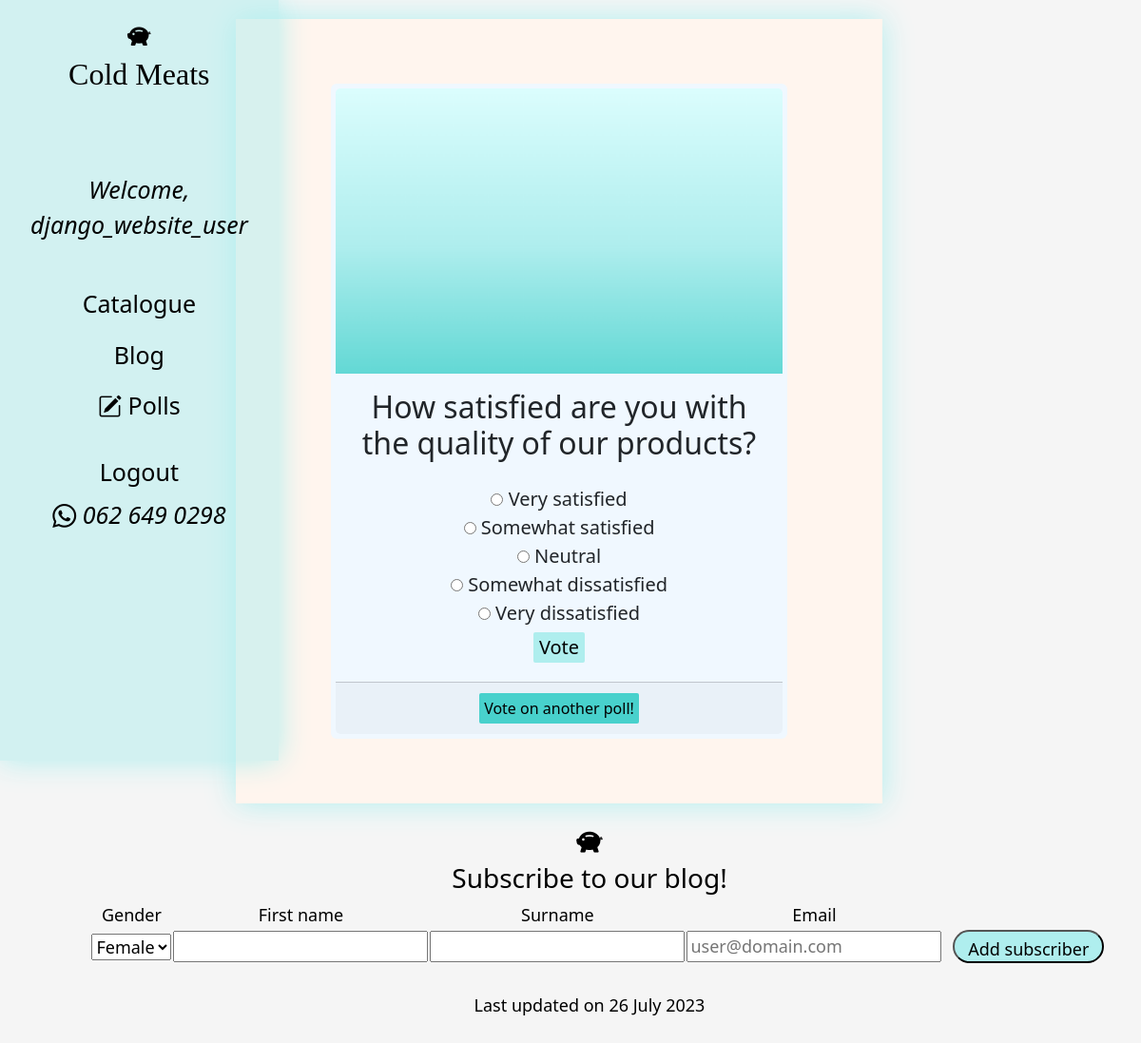
Screenshot of /polls/2/ (signed in) with the database file from the repository.
### polls/models.py (models this page shows, shortened)
class Question(models.Model):
    question_text = models.CharField(max_length=200)
    pub_date = models.DateTimeField('date published')

class Choice(models.Model):
    question = models.ForeignKey(Question, on_delete=models.CASCADE)
    choice_text = models.CharField(max_length=200)
    votes = models.IntegerField(default=0)

### polls/views.py (the view)
# urls.py: path('<int:question_id>/', views.detail, name='detail'),
@login_required(login_url='user_auth:login')
def detail(request, question_id):
    question = get_object_or_404(Question, pk=question_id)
    return render(request, 'polls/detail.html', {'question': question})

### polls/templates/polls/detail.html (shortened to what this page needs)
{% extends "cold meats.html" %}
{% load static %}
		{% block content %}
		<section>
			<div class="container-fluid text-center">
				<div class="row my-5 align-items-center justify-content-center">
					<div class = "col d-flex justify-content-center">
						<div class="card" style="width: 30rem; background-color: AliceBlue;">
							<img src= "{% static 'assets/card_img.png' %}" alt="Poll" class="card-img-top">
							<div class="card-body">
								<h2 class="card-title"> {{question.question_text}}</h2>
							</div>
								<form action="{% url 'polls:vote' question.id %}" method="post">
									<div class="form-group">
									{% for choice in question.choice_set.all %}
									<input type="radio" name="choice"
									id="choice {{forloop.counter}}" value="{{ choice.id }}" />
									<label for="choice {{ forloop.counter }}">
										{{ choice.choice_text }}
									</label>
									<br/>
									{% endfor %}
									<input type="submit" value="Vote" id="poll_detail_btn"
									style="margin-bottom: 20px;
									margin-top: 5px;
									border-radius: 2px;
									background-color: PaleTurquoise;
									border: GoldenRod;"/>
									</div>
								</form>
							<div class="card-footer">
								<div class="d-flex">
									<button class="btn mx-auto no-underline"><a href="{% url 'polls:index' %}" style="background-color: MediumTurquoise !important; margin-bottom: 20px;
									margin-top: 5px;
									border-radius: 2px;
									padding:5px;
									border: GoldenRod;
									text-decoration: none;
									color: black;
									" id="poll_detail_btn">Vote on another poll!</a></button>
								</div>
							</div>
						</div>
					</div>
				</div>
			</div>
		{% endblock %}

### catalogue/templates/cold meats.html (shortened to what this page needs)
{% load static %}
<!DOCTYPE html>
<html lang = "en">
<head>
	<link href="https://cdn.jsdelivr.net/npm/bootstrap@5.3.0-alpha3/dist/css/bootstrap.min.css" rel="stylesheet"
>
	<link rel="stylesheet" href="https://cdn.jsdelivr.net/npm/bootstrap-icons@1.10.5/font/bootstrap-icons.css">
	<link href="{% static 'CSS/StyleSheet_cold_meats.css' %}" rel = "stylesheet" type = "text/css">
</head>
	<body style="background-color: #F5F5F5; box-shadow: 0 0 5px #FFF5EE;">
		<div class="container">
			<div class = "row">
				<div class = "col-md-4">
					<nav class="nav flex-column"
						style="font-size: 25px;
						background-color: #AFEEEE80;
						border:#AFEEEE;
						padding: 20px;
						box-shadow: 0 0 30px #AFEEEE; ">
						<div class="container-fluid">
							<b class=" bi bi-piggy-bank-fill">
								<a class="navbar-brand" aria-current="page" id="cold_meats" href="{% url 'catalogue:index' %}">
									<h2>Cold Meats</h2>
								</a>
							</b>
							<br><br>
							<i>
								<span class="navbar-text " style="color: black;">
									Welcome, <br> {{ request.user }}
								</span>
							</i>
							<br><br>
							<a class="nav-link" href="{% url 'catalogue:index' %}">Catalogue</a>
							<a class="nav-link" href="{% url 'blog:blog home' %}">Blog</a>
							<a class="nav-link" href="{% url 'polls:index' %}">
								<p class="bi bi-pencil-square"> Polls</p>
							</a>
							<a class="nav-link" href="{% url 'user_auth:logout' %}">Logout</a>
							<i class="bi bi-whatsapp"> 062 649 0298</i>
						</div>
					</nav>
				</div>
		<div class = "row">
			<div class = "col-md-8 mx-auto">
				{% block content %}{% endblock %}
			</div>
		</div>
			<footer>
				<i class=" bi bi-piggy-bank-fill" style="font-size:28px;"></i>
				<h3>Subscribe to our blog!</h3>
				<form class = "formedit" style = "justify-content: center; display: flex;">
					<table>
					<tr>
						<td>Gender</td>
						<td>First name</td>
						<td>Surname</td>
						<td>Email</td>
					</tr>
					<tr>
						<td><select>
							<option value = "female"> Female</option>
						</select></td>
						<td><input type = "text" name = "First name"/></td>
						<td><input type = "text" name = "Surname"/></td>
						<td><input type = "text" name = "Email" placeholder= "user@domain.com"/></td>
						<td><input type="submit" value ="Add subscriber" id="Add_subscriber"/></td>
					</tr>
					</table>
					<br>
				</form>
					<br>
				<p class = "formedit">Last updated on 26 July 2023</p>
			</footer>
		</div>
	</body>
</html>

### catalogue/static/CSS/StyleSheet_cold_meats.css (style rules this page uses)
h2 { text-align: center; }
.container { position: relative; width: 100%; justify-content: center; align-items: center; }
.formedit { font-size: 18px; }
input { display: inline; }
#cold_meats { font-family: jumble, "eras bold ITC"; color: black; font-weight: bold; text-align: center; }
.nav { font-size: 25px; border:#AFEEEE; background-color: #AFEEEE80; padding: 20px; box-shadow: 0 0 30px #AFEEEE; }
.nav.flex-column a { color: black; }
.nav.flex-column { position: fixed; top: 0; left: 0; height: 100vh; overflow-y: auto; }
body { color: black; font-size: 20px; background-color: #FFF5EE; text-align: justify; text-align: center; }
.card { border: 5px solid AliceBlue; background-color: AliceBlue; transition: border-color 0.3s ease, box-shadow 0.3s; position: static; width: 30rem; }
.card-img-top { height: 300px; object-fit: cover; }
section { color: black; box-shadow: 0 0 30px #AFEEEE; padding: 20px; margin: 20px; position: static; background-color: #FFF5EE; padding-left: 20px; }
footer { margin: 20px; }
.no-underline { text-decoration: none; color: black; }
#Add_subscriber { background-color: #AFEEEE; display: grid; justify-content: center; align-items: end; height: 35px; width: 105%; text-align: center; margin-left: 10px; border-radius: 20px; padding: 5px; }
#poll_detail_btn { margin-bottom: 20px; margin-top: 5px; border-radius: 2px; background-color: PaleTurquoise; border: GoldenRod; }

### rows the page displays
Question: question_text "How satisfied are you with the quality of our products?"
Choice: choice_text "Very satisfied"
Choice: choice_text "Somewhat satisfied"
Choice: choice_text "Neutral"
Choice: choice_text "Somewhat dissatisfied"
Choice: choice_text "Very dissatisfied"

### other values shown
{{ request.user }} "django_website_user"
